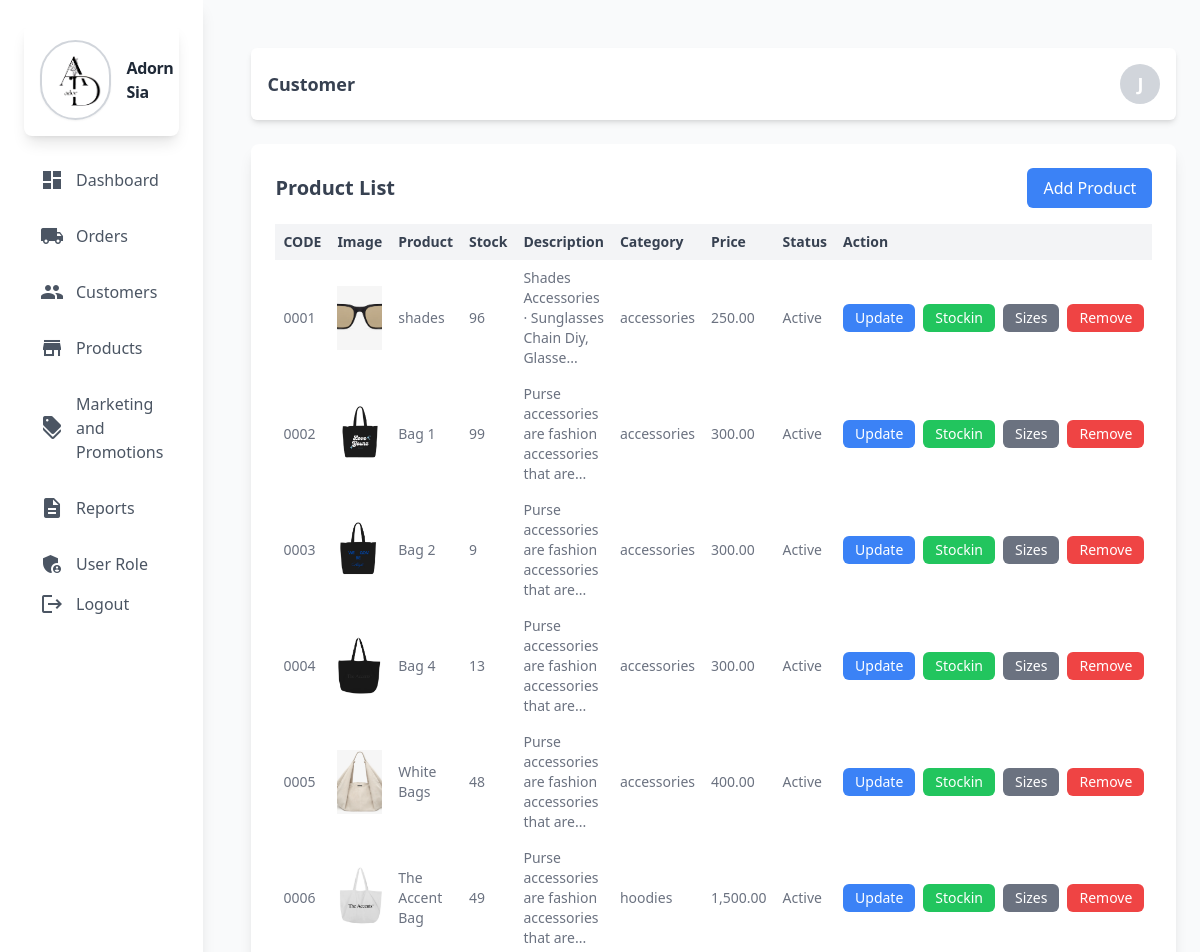
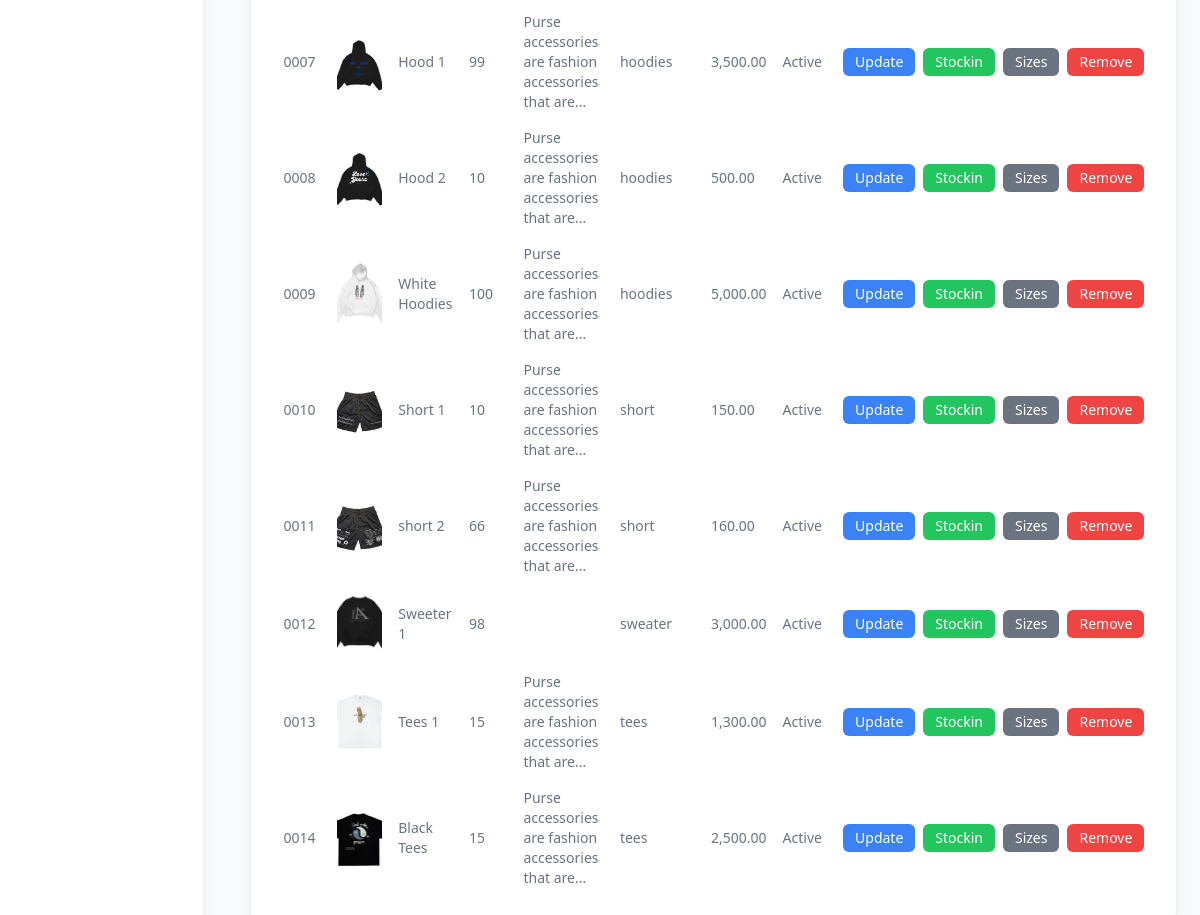
Page /admin/product.php (signed in) on the committed database (2 pictures, top to bottom).
### tables this page shows
CREATE TABLE `product` (
  `prod_id` int(11) NOT NULL,
  `prod_code` varchar(60) NOT NULL,
  `prod_name` varchar(60) NOT NULL,
  `prod_currprice` decimal(10,2) NOT NULL,
  `prod_category_id` int(11) NOT NULL,
  `prod_critical` int(11) NOT NULL,
  `prod_description` text NOT NULL,
  `prod_promo_id` int(11) DEFAULT NULL,
  `prod_image` varchar(255) NOT NULL,
  `prod_added` datetime NOT NULL,
  `prod_status` int(11) NOT NULL DEFAULT 1 COMMENT '0=Not Active,\r\n1=Active,\r\n3=Archive',
  `product_stocks` int(11) NOT NULL
);

CREATE TABLE `category` (
  `category_id` int(11) NOT NULL,
  `category_name` varchar(60) NOT NULL,
  `category_description` text NOT NULL,
  `status` int(11) NOT NULL DEFAULT 1 COMMENT '0=InActive 1=Active'
);

### admin/backend/db.php (called while the page is built, shortened)
<?php
class db_connect
{
    public $host = db_host;
    public $user = db_user;
    public $pass = db_pass;
    public $name = db_name;
    public function connect()
    {
        try {
            $this->conn = new mysqli($this->host, $this->user, $this->pass, $this->name);
        } catch (\Throwable $th) {
            header("Location:setup.php");
        }
    }
}

### admin/backend/class.php (called while the page is built, shortened)
<?php
include ('db.php');
class global_class extends db_connect
{
    public function fetch_all_product(){
        $query = $this->conn->prepare("SELECT *
        FROM `product`
        LEFT JOIN category
        ON product.prod_category_id = category.category_id");
        if ($query->execute()) {
            $result = $query->get_result();
            return $result;
        }
    }
}

### admin/backend/end-points/product_list.php (the view)
<?php
$fetch_all_product = $db->fetch_all_product();
if (!empty($fetch_all_product)) {
    foreach ($fetch_all_product as $product):
        $status = ($product['prod_status'] > 0) ? "Active" : "Not Active";
        $image_path = !empty($product['prod_image']) ? "../upload/{$product['prod_image']}" : 'images/default.png';
?>
<tr>
    <td class="p-2"><?php echo $product['prod_code']; ?></td>
    <td class="p-2">
        <img src="<?php echo $image_path; ?>" alt="<?php echo htmlspecialchars($product['prod_name']); ?>" class="w-16 h-16 object-cover">
    </td>
    <td class="p-2"><?php echo $product['prod_name']; ?></td>
    <td class="p-2"><?php echo $product['product_stocks']; ?></td>
    <td class="p-2"><?php echo strlen($product['prod_description']) > 50 ? substr($product['prod_description'], 0, 50) . '...' : $product['prod_description']; ?></td>
    <td class="p-2"><?php echo $product['category_name']; ?></td>
    <td class="p-2"><?php echo number_format($product['prod_currprice'], 2); ?></td>
    <td class="p-2"><?php echo $status; ?></td>
    <td class="p-2">
        <div class="flex space-x-2 overflow-x-auto max-w-full whitespace-nowrap">
            <button class="bg-blue-500 text-white py-1 px-3 rounded-md
            updateProductToggler"
            data-prod_id="<?=$product['prod_id']?>"
             data-prod_code="<?=$product['prod_code']?>"
             data-prod_name="<?=$product['prod_name']?>"
             data-prod_currprice="<?=$product['prod_currprice']?>"
             data-prod_category_id="<?=$product['prod_category_id']?>"
             data-prod_critical="<?=$product['prod_critical']?>"
             data-prod_description="<?=$product['prod_description']?>"
             data-prod_promo_id="<?=$product['prod_promo_id']?>"
             >Update</button>
            <button class="bg-green-500 text-white py-1 px-3 rounded-md stockInToggler"
            data-product_stocks="<?=$product['product_stocks']?>"
            data-prod_id="<?=$product['prod_id']?>"
            data-prod_name="<?=$product['prod_name']?>"
            >Stockin</button>
            <button class="bg-gray-500 text-white py-1 px-3 rounded-md">Sizes</button>
            <button class="bg-red-500 text-white py-1 px-3 rounded-md">Remove</button>
        </div>
    </td>
</tr>
<?php
    endforeach;
} else { ?>
    <tr>
        <td colspan="8" class="p-2 text-center">No Record found.</td>
    </tr>
<?php } ?>

### rows in the picture
product: prod_code "0001", prod_image (picture), prod_name "shades", product_stocks "96", prod_description "Shades Accessories · Sunglasses Chain Diy, Glasse", category.category_name "accessories", prod_currprice "250.00", prod_status "Active"
product: prod_code "0002", prod_image (picture), prod_name "Bag 1", product_stocks "99", prod_description "Purse accessories are fashion accessories that are", category.category_name "accessories", prod_currprice "300.00", prod_status "Active"
product: prod_code "0003", prod_image (picture), prod_name "Bag 2", product_stocks "9", prod_description "Purse accessories are fashion accessories that are", category.category_name "accessories", prod_currprice "300.00", prod_status "Active"
product: prod_code "0004", prod_image (picture), prod_name "Bag 4", product_stocks "13", prod_description "Purse accessories are fashion accessories that are", category.category_name "accessories", prod_currprice "300.00", prod_status "Active"
product: prod_code "0005", prod_image (picture), prod_name "White Bags", product_stocks "48", prod_description "Purse accessories are fashion accessories that are", category.category_name "accessories", prod_currprice "400.00", prod_status "Active"
product: prod_code "0006", prod_image (picture), prod_name "The Accent Bag", product_stocks "49", prod_description "Purse accessories are fashion accessories that are", category.category_name "hoodies", prod_currprice "1,500.00", prod_status "Active"
product: prod_code "0007", prod_image (picture), prod_name "Hood 1", product_stocks "99", prod_description "Purse accessories are fashion accessories that are", category.category_name "hoodies", prod_currprice "3,500.00", prod_status "Active"
product: prod_code "0008", prod_image (picture), prod_name "Hood 2", product_stocks "10", prod_description "Purse accessories are fashion accessories that are", category.category_name "hoodies", prod_currprice "500.00", prod_status "Active"
product: prod_code "0009", prod_image (picture), prod_name "White Hoodies", product_stocks "100", prod_description "Purse accessories are fashion accessories that are", category.category_name "hoodies", prod_currprice "5,000.00", prod_status "Active"
product: prod_code "0010", prod_image (picture), prod_name "Short 1", product_stocks "10", prod_description "Purse accessories are fashion accessories that are", category.category_name "short", prod_currprice "150.00", prod_status "Active"
product: prod_code "0011", prod_image (picture), prod_name "short 2", product_stocks "66", prod_description "Purse accessories are fashion accessories that are", category.category_name "short", prod_currprice "160.00", prod_status "Active"
product: prod_code "0012", prod_image (picture), prod_name "Sweeter 1", product_stocks "98", category.category_name "sweater", prod_currprice "3,000.00", prod_status "Active"
product: prod_code "0013", prod_image (picture), prod_name "Tees 1", product_stocks "15", prod_description "Purse accessories are fashion accessories that are", category.category_name "tees", prod_currprice "1,300.00", prod_status "Active"
product: prod_code "0014", prod_image (picture), prod_name "Black Tees", product_stocks "15", prod_description "Purse accessories are fashion accessories that are", category.category_name "tees", prod_currprice "2,500.00", prod_status "Active"

### other values in the picture
substr(ucfirst($_SESSION['admin_username']), 0, 1) "J"
